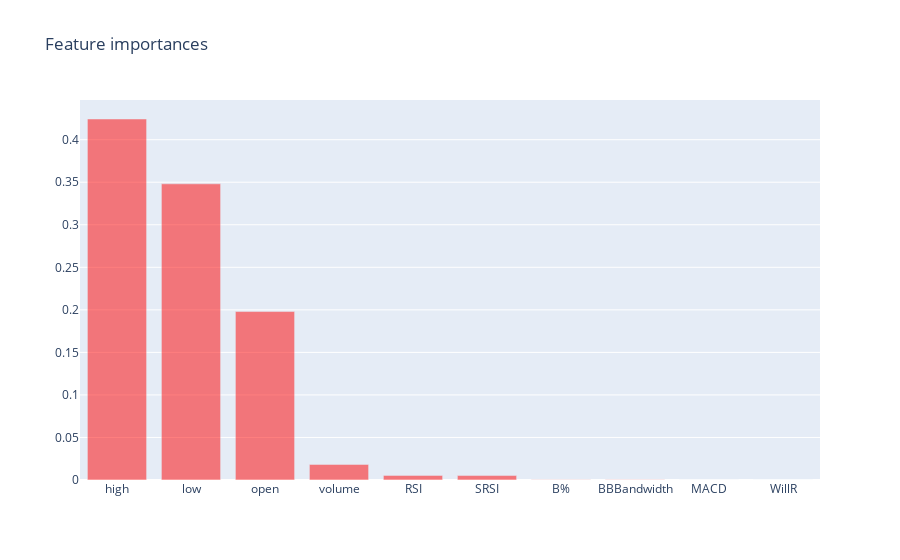

Notebook code for this chart:
### Code cell
from plotly.offline import plot as py

importances = rf.feature_importances_
indices = np.argsort(importances)[::-1]
std = np.std([tree.feature_importances_ for tree in rf.estimators_],
             axis=0)

cols = ['high','low','open','volume','RSI','SRSI','B%','BBBandwidth','MACD','WillR']
data = []

# Print the feature ranking
print("Feature ranking:")
for f in range(x_train.shape[1]):
    data.append(importances[indices[f]])
features = pd.DataFrame([(data[0], data[1], data[2], data[3], data[4], data[5],
                         data[6], data[7], data[8], data[9])], columns=cols)  

trace = go.Bar(x=cols, y=importances[indices],
               marker=dict(color='red'),
               opacity=0.5
              )

layout = go.Layout(title="Feature importances")
fig = go.Figure(data=[trace], layout=layout)
fig.show()

### Figure 1 — Plotly figure (JSON) as saved in the notebook; plotly's stock layout.template omitted (floating-point values rounded to 4 significant figures)
{"data": [{"marker": {"color": "red"}, "opacity": 0.5, "type": "bar", "x": ["high", "low", "open", "volume", "RSI", "SRSI", "B%", "BBBandwidth", "MACD", "WillR"], "y": [0.4243, 0.3481, 0.198, 0.01833, 0.005418, 0.005213, 0.0004213, 0.0001662, 6.212e-06, 7.804e-07]}], "layout": {"title": {"text": "Feature importances"}}}
